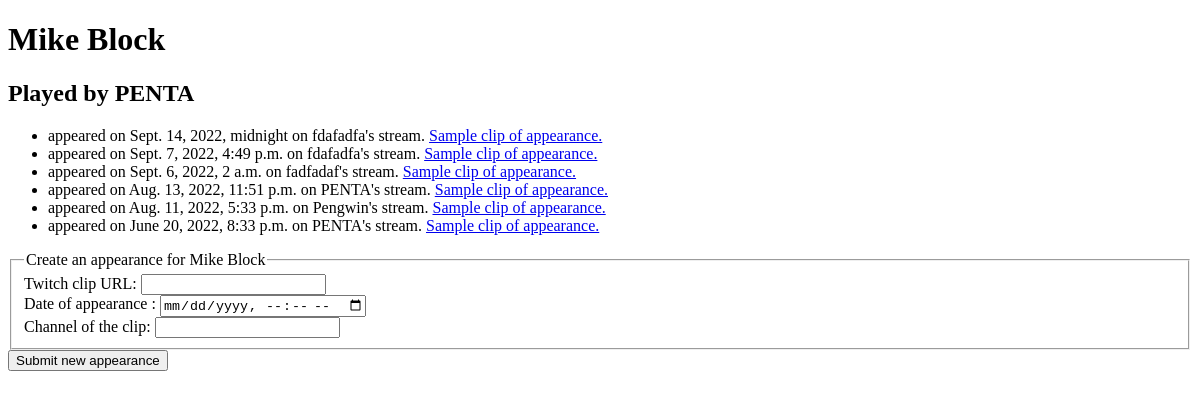
Page /lastSeenRP/character/Mike_Block/ on the earlier database version.
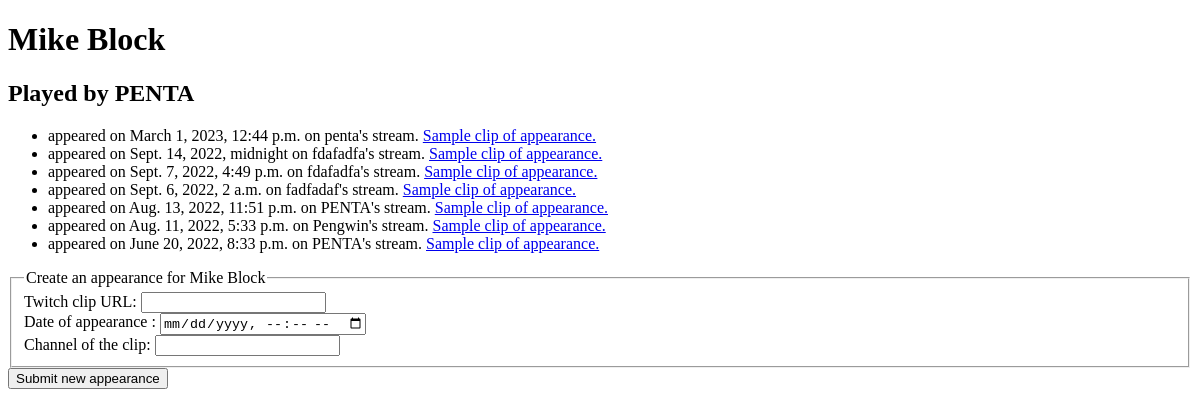
Same page on the later database version.
### lastSeenRP/models.py (models this page shows, shortened)
class rpCharacter(models.Model):
    character_first_name = models.CharField(max_length=30)
    character_last_name = models.CharField(max_length=45)
    character_played_by = models.CharField(max_length=50)

class Appearance(models.Model):
    character_name = models.ForeignKey(rpCharacter, on_delete=models.CASCADE)
    twitch_clip_URL = models.CharField(max_length=100)
    date_of_appearance = models.DateTimeField('date and time that the character showed up')
    clip_Streamer = models.CharField(max_length=50) #in case the clip gets deleted they can find the streamers vod and watch
    publish_time = models.DateTimeField('date and time a user submitted this post', default= pytz.UTC.localize(datetime.now()))
    class Meta:
        ordering = ('-date_of_appearance',)

### lastSeenRP/views.py (the view, shortened to what this page needs)
# urls.py: path('character/<str:character_FName>_<str:character_LName>/', views.character, name='character'),
def character(request, character_FName, character_LName):
    form = createAppearanceForm()
    character_id = get_object_or_404(rpCharacter, character_first_name=character_FName, character_last_name=character_LName)
    return render(request, 'lastSeenRP/character.html', {'character_id': character_id, 'form':form})

### lastSeenRP/forms.py
class createAppearanceForm(forms.Form):
    clipURL = forms.CharField(label="Twitch clip URL", max_length=125)
    dateOfAppearance = forms.DateTimeField(widget=forms.DateTimeInput(format=('%Y-%m-%d, %H:%M:%S'),attrs={'class': 'datetimepicker', 'placeholder': 'Select a date', 'type': 'datetime-local'}))
    channelName = forms.CharField(label="Channel of the clip", max_length=30)

### lastSeenRP/templates/lastSeenRP/character.html (shortened to what this page needs)
<!DOCTYPE html>
<html lang="en-US">
  <head>
  </head>
  <body>
    <h1> {{character_id.character_first_name}} {{character_id.character_last_name}} </h1>
    <h2> Played by {{character_id.character_played_by}} </h2>
    <ul>
      {% for appear in character_id.appearance_set.all %}
          <li> appeared on {{appear.date_of_appearance}} on {{appear.clip_Streamer}}'s stream. <a href="{{appear.twitch_clip_URL}}"> Sample clip of appearance.</a>  </li>
    {% empty %}
      <li> This character has no appearances in the database. Would you like to create one?</li>
      {% endfor %}
  </ul>
      <form action ="{% url 'lastSeenRP:resubmit' character_id.character_first_name character_id.character_last_name %}" method="post">
    <fieldset>
      <legend>Create an appearance for {{character_id.character_first_name}} {{character_id.character_last_name}}</legend>
      <label for="clipURL_label">Twitch clip URL: </label>
      {{form.clipURL}}
      <br>
      <label for="dateAndTime">Date of appearance : </label>
      {{form.dateOfAppearance}}
      <br>
      <label for="clipStreamer">Channel of the clip: </label>
      {{form.channelName}}
    </fieldset>
    <input type="submit" value="Submit new appearance">
  </form>
  </body>
</html>

Differences in the rows shown:
added Appearance: date_of_appearance "March 1, 2023, 12:44 p.m.", clip_Streamer "penta"
